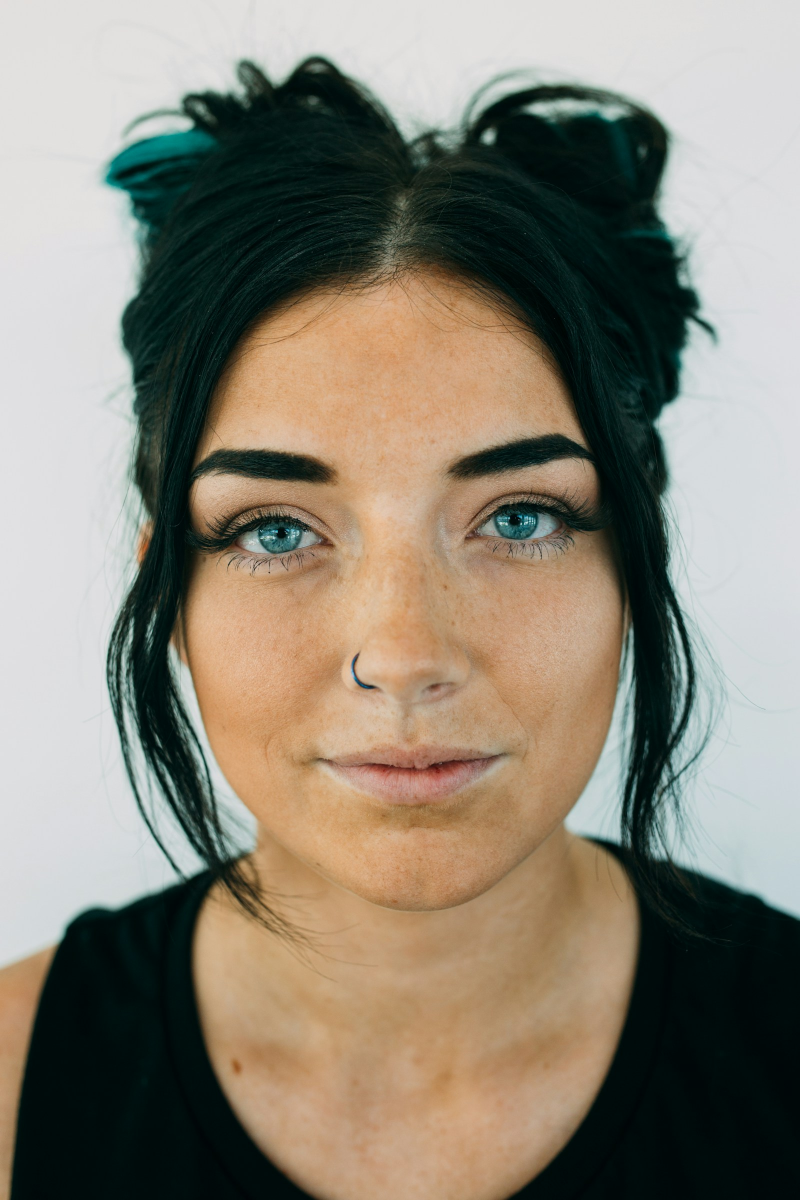
#> input picture experiments/faceA.jpg, 1600 x 2400 px (shown at 1/2 size)
$ python -i samelight.py   (imports and definitions only)
#> lines starting #> are read from the running program, lines starting #| are printed output that depends on the picture
#> further down, picture is the input picture: PIL image 1600x2400 RGB; mean R, G, B 136.7, 130.2, 116.3
"""Same Light: the part that decides whether a skin score changed, or only the light did.

Everything here is pure (Pillow in, numbers out) so it is testable without the API.

Measured on 29 September 2026 (experiments/): the scanner returns identical scores for an
identical file, but the same face under a warmer or cooler bulb moves the pore score by 11 points,
and ±20% exposure moves skin age by up to 3 years. Matching the new photo's light to the baseline
before scanning cut the fake change from 40 points to 13 across four cases.
"""
from PIL import Image, ImageStat

CONCERNS = ("wrinkle", "pore", "texture", "acne")

# How far a score moves with the light matched and the skin unchanged (max residual measured after
# matching, plus the ±2 acne jitter seen on re-encoded identical photos). A change inside the band
# is not evidence of anything.
NOISE_BAND = {"wrinkle": 2, "pore": 3, "texture": 2, "acne": 4}

# Leave-one-face-out (experiments/LEAVE_ONE_OUT.md) found 8 of 48 held-out readings outside a band fitted on the other two
# faces, never by more than 2 points. A change that clears the band by 2 points or less is therefore called borderline: it
# depends on where the band is drawn, so it is not reported as better or worse.
BORDERLINE_MARGIN = 2

# Beyond this the matching itself is a guess: the light is too different to compare at all.
MAX_EXPOSURE_DRIFT = 0.35
MAX_WARMTH_DRIFT = 0.25

# The largest light gaps the bands were measured on (experiments/calibrate.json: 3 faces, 12
# lights, residual after matching never above the band). Past this, matching still runs, but a
# change is never certified as real: a live pair with a 0.14 warmth gap left pores +6 after
# matching, twice the band, on skin that had not changed.
CALIBRATED_EXPOSURE = 0.27
CALIBRATED_WARMTH = 0.08

LABELS = {"wrinkle": "Wrinkles", "pore": "Pores", "texture": "Texture", "acne": "Blemishes"}


def face_region(image):
    """The middle of a framed selfie — where the face is when the capture guide was followed."""
    width, height = image.size
#> width = 1600; height = 2400
    return image.crop((width // 4, height // 5, width * 3 // 4, height * 4 // 5))
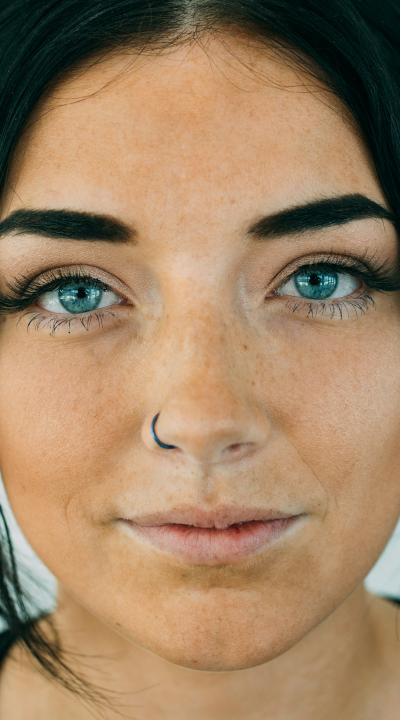
#> returned value: PIL image 800x1440 RGB (shown at 1/2 size); mean R, G, B 161.2, 131.4, 100


# The light is read from a fixed crop, so a crop that is mostly not skin (hair, a hat, a wall behind a
# small face) is reading something else. The skin share is a loose check on that, deliberately low: the
# colour range below was looked at on four faces only and favours lighter skin, so it must not refuse a
# darker face. Below UNREADABLE nothing in the crop looks like skin at all; below WEAK the reading is
# shown with a warning.
SKIN_UNREADABLE = 0.12
SKIN_WEAK = 0.30


DARK_CROP = 70


def skin_share(image):
    """Share of the face crop whose colour is in a broad skin range (YCbCr), 0..1; None when the crop
    is too dark to tell skin from dark hair by colour (the darkest Monk skin tones sit there: the colour
    test would call them hair, so it is not applied rather than being allowed to refuse a face)."""
    crop = face_region(image.convert("RGB")).convert("YCbCr")
#> crop: PIL image 800x1440 YCbCr; mean of channels 0, 1, 2 136.2, 106.8, 145
    crop.thumbnail((160, 160))
#> crop: PIL image 89x160 YCbCr; mean of channels 0, 1, 2 136.3, 106.9, 145.1
    data = crop.tobytes()
    if sum(data[0::3]) / max(len(data) // 3, 1) < DARK_CROP:
        return None
    pixels = len(data) // 3
#> pixels = 14240
    hit = sum(1 for i in range(0, pixels * 3, 3)
              if data[i] > 40 and 77 <= data[i + 1] <= 127 and 133 <= data[i + 2] <= 173)
#> hit = 11799
    return hit / max(pixels, 1)


def fingerprint(image):
    """Per-channel mean and spread of the face region: the light, as the camera saw it."""
    stat = ImageStat.Stat(face_region(image.convert("RGB")))
    return {"mean": [round(v, 2) for v in stat.mean], "std": [round(v, 2) for v in stat.stddev],
            "skin": None if (share := skin_share(image)) is None else round(share, 2)}


# [10 lines left out: function light_reading, not called in this run]


def luminance(fp):
    r, g, b = fp["mean"]
    return 0.2126 * r + 0.7152 * g + 0.0722 * b


def warmth(fp):
    r, _, b = fp["mean"]
    return (r - b) / max(r + b, 1.0)


# [15 lines left out: functions drift, describe, not called in this run]


def comparable(light):
    return abs(light["exposure"]) <= MAX_EXPOSURE_DRIFT and abs(light["warmth"]) <= MAX_WARMTH_DRIFT


def calibrated(light):
    """Inside the light gaps the noise bands were actually measured on."""
    return abs(light["exposure"]) <= CALIBRATED_EXPOSURE and abs(light["warmth"]) <= CALIBRATED_WARMTH


# [49 lines left out: functions match_light, verdict, light_explains, not called in this run]

>>> from PIL import Image
>>> picture = Image.open('experiments/faceA.jpg')
>>> result = fingerprint(picture)
#> result = {'mean': [161.2, 131.4, 100], 'std': [67.83, 49.57, 40.91], 'skin': 0.83}

$ run again, on experiments/faceB.jpg
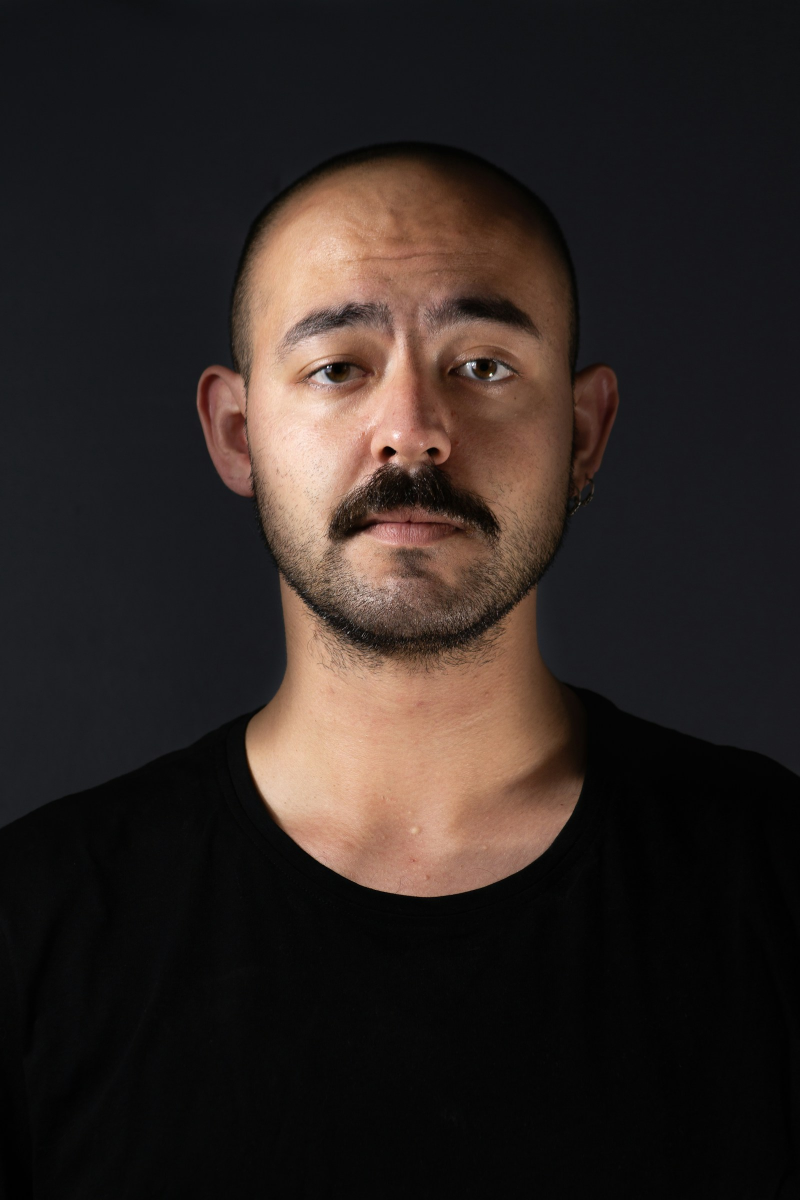
#> input picture experiments/faceB.jpg, 1600 x 2400 px (shown at 1/2 size)
#> picture is the input picture: PIL image 1600x2400 RGB; mean R, G, B 45.7, 37.2, 34.3
#> in face_region, `return image.crop((width // 4, height // 5, width * 3 // 4, height * 4..`:
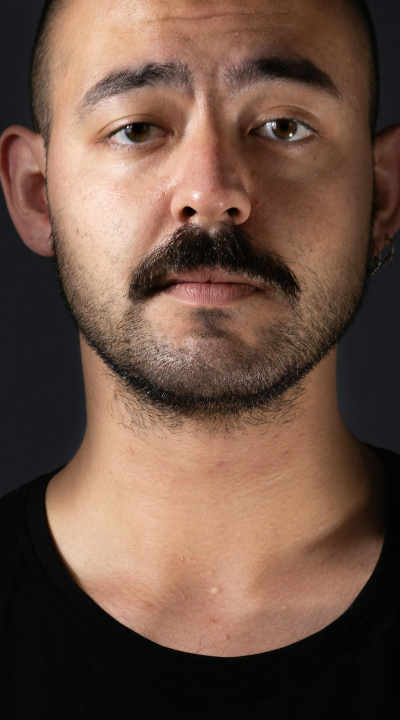
#> returned value: PIL image 800x1440 RGB (shown at 1/2 size); mean R, G, B 108.9, 82.1, 68.4
#> pixels = 14240
#> hit = 9255
#> result = {'mean': [108.9, 82.12, 68.44], 'std': [79.79, 62.25, 52.57], 'skin': 0.65}
